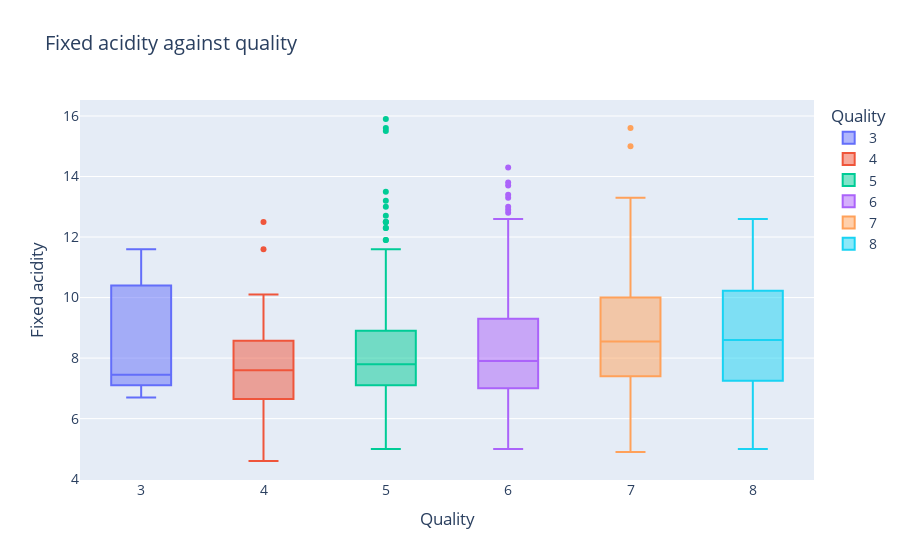

The notebook cell saved with this chart:
### Markdown cell above
#### vs Fixed acidity

### Code cell
fig=go.Figure(data=boxplot_data(data,'fixed acidity'))
fig.update_layout(title="Fixed acidity against quality",
                    xaxis_title="Quality",
                    yaxis_title="Fixed acidity",
                    legend_title="Quality",
                    font=dict(size=14))
fig.show()

### Figure 1 — Plotly figure (JSON) as saved in the notebook; plotly's stock layout.template omitted (floating-point values rounded to 4 significant figures; data arrays with more than 128 entries replaced by an {"elided": "..."} marker saying what was removed)
{"data": [{"name": "3", "type": "box", "y": [11.6, 10.4, 7.6, 7.3, 7.1, 6.7]}, {"name": "4", "type": "box", "y": [8.8, 4.6, 8.3, 8.3, 5, 9.2, 7.6, 7.3, 7.9, 6.9, 7, 8.1, 12.5, 9.9, 10.1, 8.3, 7.5, 9.1, 6.9, 7.5, 11.6, 7.3, 8.4, 6.5, 8.8, 8.1, 6.5, 6.3, 8.5, 6.4, 6.2, 6.7, 5.6]}, {"name": "5", "type": "box", "y": {"elided": "433 float values"}}, {"name": "6", "type": "box", "y": {"elided": "409 float values"}}, {"name": "7", "type": "box", "y": [7.3, 7.8, 8.5, 8.1, 8, 9.6, 12.8, 5.2, 15, 10, 8.9, 7.7, 8.7, 9.8, 11.6, 7.9, 11.9, 12.5, 10.5, 11.9, 12.8, 9.4, 12, 12, 9.9, 6.6, 10.5, 15.6, 5.3, 10.4, 9.2, 8.9, 10.4, 10.5, 10.2, 10.4, 13.3, 10.5, 12.9, 12, 8.7, 12, 9.3, 5.1, 8.4, 4.9, 7.5, 6.7, 10.1, 8.2, 11.7, 8.8, 8.3, 7.4, 6.8, 8.6, 8.7, 9.9, 10.1, 8.3, 10.2, 8.3, 8.9, 8.2, 10.2, 6.4, 8.8, 7, 7.5, 6.8, 9.1, 9.1, 8.9, 8.9, 8.9, 7.7, 10.1, 7.6, 8.7, 8.3, 8.9, 9.9, 6.6, 11.1, 9.3, 7.9, 7.9, 8.5, 11.6, 9.2, 9.1, 5.4, 8.8, 7.4, 7.2, 8.5, 10, 8.5, 5.1, 8.5, 8.2, 7.2, 7.9, 7.2, 6.2, 5.1, 9.8, 8.1, 7.3, 6.1, 7.2, 7.8, 6.6, 7.9, 7.3, 5.3, 5.3, 6.4, 6.6, 8.4, 7, 6.7]}, {"name": "8", "type": "box", "y": [7.9, 10.3, 5.6, 12.6, 11.3, 9.4, 10.7, 5, 9.1, 10, 7.9, 8.6, 7.2, 7.2, 7.4]}], "layout": {"font": {"size": 14}, "legend": {"title": {"text": "Quality"}}, "title": {"text": "Fixed acidity against quality"}, "xaxis": {"title": {"text": "Quality"}}, "yaxis": {"title": {"text": "Fixed acidity"}}}}
